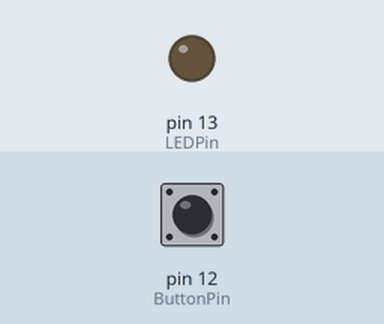
This sketch was run on a simulated Arduino Uno, built with avr-gcc and run on an emulated ATmega328P. Parts: output pins drawn as LEDs (lit = HIGH). The test bench sets the inputs (shaded band); at power-on: pin 12 (ButtonPin) HIGH.

Above: at 1.2 s.
1.3 s: pin 12 (ButtonPin) pulled LOW for 0.15 s
At 1.42 s:
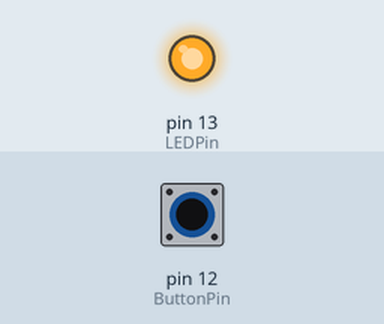
2.9 s: pin 12 (ButtonPin) pulled LOW for 3.2 s
At 7.4 s:
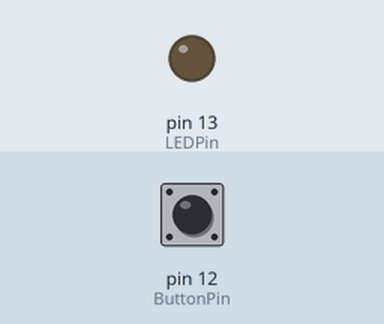
Timing chart, 0 to 8.9 s (numbered marks = the images above; inputs shaded):
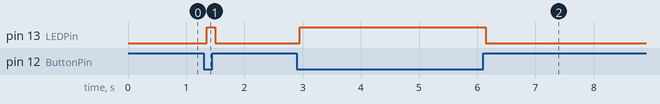

Measured:
- after the input at 1.3 s, pin 13 (LEDPin): LOW → HIGH after 0.05 s, → LOW 0.15 s later
- after the input at 2.9 s, pin 13 (LEDPin): LOW → HIGH after 0.05 s, → LOW 3.2 s later

The sketch:

Digital_IO.ino
```cpp
#include <ezButton.h>
#define LEDPin 13
#define ButtonPin 12
ezButton button(ButtonPin);  // create ezButton object that attach to pin 7;

void setup(){
  pinMode(LEDPin, OUTPUT);
  //pinMode(ButtonPin, INPUT_PULLUP);
  button.setDebounceTime(50); // set debounce time to 50 milliseconds
}

void loop() {
  button.loop(); // MUST call the loop() function first

  //if (digitalRead(ButtonPin)){
  if(button.isPressed()){
    digitalWrite(LEDPin, HIGH);
  }
  //else{
  if(button.isReleased()){
    digitalWrite(LEDPin, LOW);
  }
}
```
